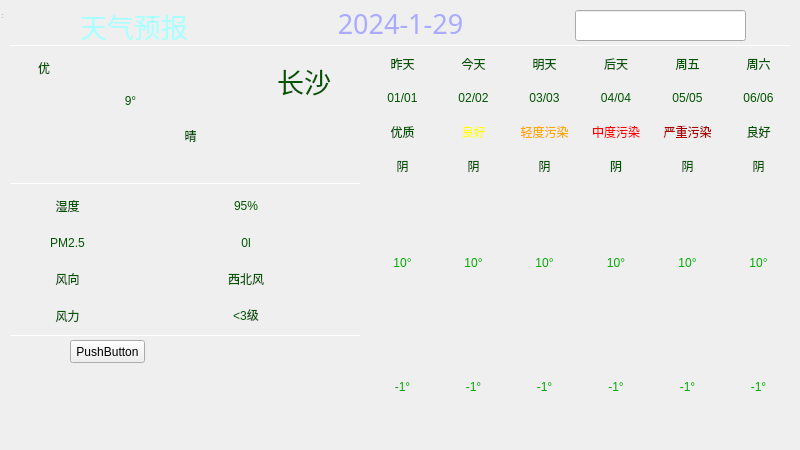
<?xml version="1.0" encoding="UTF-8"?>
<ui version="4.0">
 <class>MainWindow</class>
 <widget class="QWidget" name="MainWindow">
  <property name="geometry">
   <rect>
    <x>0</x>
    <y>0</y>
    <width>800</width>
    <height>450</height>
   </rect>
  </property>
  <property name="windowTitle">
   <string>MainWindow</string>
  </property>
  <property name="styleSheet">
   <string notr="true">QWidget#widget{
	border-image: url(:/images/backgroud.png);
color:rgb(255, 255, 255);
}
QLabel{
font: 25 10pt &quot;Microsoft YaHei&quot;;
border-radius: 4px;
background-color: argb(60, 60, 60, 130);
color: rgb(255, 255, 255);
}
Line{
background-color: rgb(0, 85, 0);
}</string>
  </property>
  <widget class="QWidget" name="centralwidget" native="true">
   <property name="enabled">
    <bool>true</bool>
   </property>
   <property name="geometry">
    <rect>
     <x>0</x>
     <y>0</y>
     <width>800</width>
     <height>450</height>
    </rect>
   </property>
   <property name="styleSheet">
    <string notr="true">QWidget#widget{
	border-image: url(:/images/backgroud.png);
	color:rgb(255, 255, 255);
}
QLabel{
	font: 25 10pt &quot;Microsoft YaHei&quot;;
	border-radius: 4px;
	background-color: argb(60, 60, 60, 130);
	color: rgb(255, 255, 255);
}
Line{
	background-color: rgb(0, 85, 0);
}</string>
   </property>
   <widget class="QWidget" name="leafLb" native="true">
    <property name="geometry">
     <rect>
      <x>0</x>
      <y>0</y>
      <width>800</width>
      <height>450</height>
     </rect>
    </property>
    <widget class="QLineEdit" name="cityLineEdit">
     <property name="geometry">
      <rect>
       <x>575</x>
       <y>10</y>
       <width>171</width>
       <height>31</height>
      </rect>
     </property>
    </widget>
    <widget class="QLabel" name="dataLb">
     <property name="geometry">
      <rect>
       <x>190</x>
       <y>3</y>
       <width>421</width>
       <height>41</height>
      </rect>
     </property>
     <property name="font">
      <font>
       <family>华文琥珀</family>
       <pointsize>20</pointsize>
       <italic>false</italic>
       <bold>false</bold>
      </font>
     </property>
     <property name="styleSheet">
      <string notr="true">font: 20pt &quot;华文琥珀&quot;;
background-color: rgba(255, 255, 255, 0);
color: rgb(170, 170, 255);</string>
     </property>
     <property name="text">
      <string>2024-1-29</string>
     </property>
     <property name="alignment">
      <set>Qt::AlignCenter</set>
     </property>
    </widget>
    <widget class="Line" name="hline_10">
     <property name="geometry">
      <rect>
       <x>10</x>
       <y>183</y>
       <width>351</width>
       <height>1</height>
      </rect>
     </property>
     <property name="orientation">
      <enum>Qt::Horizontal</enum>
     </property>
    </widget>
    <widget class="Line" name="hline_11">
     <property name="geometry">
      <rect>
       <x>10</x>
       <y>335</y>
       <width>351</width>
       <height>1</height>
      </rect>
     </property>
     <property name="orientation">
      <enum>Qt::Horizontal</enum>
     </property>
    </widget>
    <widget class="Line" name="hline_1">
     <property name="geometry">
      <rect>
       <x>10</x>
       <y>45</y>
       <width>781</width>
       <height>1</height>
      </rect>
     </property>
     <property name="orientation">
      <enum>Qt::Horizontal</enum>
     </property>
    </widget>
    <widget class="QLabel" name="titleLb">
     <property name="geometry">
      <rect>
       <x>80</x>
       <y>10</y>
       <width>117</width>
       <height>31</height>
      </rect>
     </property>
     <property name="font">
      <font>
       <family>华文琥珀</family>
       <pointsize>20</pointsize>
       <italic>false</italic>
       <bold>false</bold>
      </font>
     </property>
     <property name="styleSheet">
      <string notr="true">font: 20pt &quot;华文琥珀&quot;;
color: rgb(170, 255, 255);</string>
     </property>
     <property name="text">
      <string>天气预报</string>
     </property>
    </widget>
    <widget class="QWidget" name="gridLayoutWidget">
     <property name="geometry">
      <rect>
       <x>10</x>
       <y>190</y>
       <width>351</width>
       <height>141</height>
      </rect>
     </property>
     <layout class="QGridLayout" name="gridLayout">
      <item row="2" column="0">
       <widget class="QLabel" name="fengxiangTitleLb">
        <property name="styleSheet">
         <string notr="true">font: 12pt &quot;华文行楷&quot;;
color: rgb(0, 85, 0);</string>
        </property>
        <property name="text">
         <string>风向</string>
        </property>
        <property name="alignment">
         <set>Qt::AlignCenter</set>
        </property>
       </widget>
      </item>
      <item row="3" column="0">
       <widget class="QLabel" name="fengliTitleLb">
        <property name="styleSheet">
         <string notr="true">font: 12pt &quot;华文行楷&quot;;
color: rgb(0, 85, 0);</string>
        </property>
        <property name="text">
         <string>风力</string>
        </property>
        <property name="alignment">
         <set>Qt::AlignCenter</set>
        </property>
       </widget>
      </item>
      <item row="0" column="0">
       <widget class="QLabel" name="shiduTitleLb">
        <property name="styleSheet">
         <string notr="true">font: 12pt &quot;华文行楷&quot;;
color: rgb(0, 85, 0);</string>
        </property>
        <property name="text">
         <string>湿度</string>
        </property>
        <property name="alignment">
         <set>Qt::AlignCenter</set>
        </property>
       </widget>
      </item>
      <item row="1" column="0">
       <widget class="QLabel" name="pm25TitleLb">
        <property name="styleSheet">
         <string notr="true">font: 12pt &quot;华文行楷&quot;;
color: rgb(0, 85, 0);</string>
        </property>
        <property name="text">
         <string>PM2.5</string>
        </property>
        <property name="alignment">
         <set>Qt::AlignCenter</set>
        </property>
       </widget>
      </item>
      <item row="0" column="1" colspan="2">
       <widget class="QLabel" name="shiduLb">
        <property name="styleSheet">
         <string notr="true">font: 12pt &quot;华文行楷&quot;;
color: rgb(0, 85, 0);</string>
        </property>
        <property name="text">
         <string>95%</string>
        </property>
        <property name="alignment">
         <set>Qt::AlignCenter</set>
        </property>
       </widget>
      </item>
      <item row="1" column="1" colspan="2">
       <widget class="QLabel" name="pm25Lb">
        <property name="styleSheet">
         <string notr="true">font: 12pt &quot;华文行楷&quot;;
color: rgb(0, 85, 0);</string>
        </property>
        <property name="text">
         <string>0l</string>
        </property>
        <property name="alignment">
         <set>Qt::AlignCenter</set>
        </property>
       </widget>
      </item>
      <item row="2" column="1" colspan="2">
       <widget class="QLabel" name="fangxiangLb">
        <property name="styleSheet">
         <string notr="true">font: 12pt &quot;华文行楷&quot;;
color: rgb(0, 85, 0);</string>
        </property>
        <property name="text">
         <string>西北风</string>
        </property>
        <property name="alignment">
         <set>Qt::AlignCenter</set>
        </property>
       </widget>
      </item>
      <item row="3" column="1" colspan="2">
       <widget class="QLabel" name="fengliLb">
        <property name="styleSheet">
         <string notr="true">font: 12pt &quot;华文行楷&quot;;
color: rgb(0, 85, 0);</string>
        </property>
        <property name="text">
         <string>&lt;3级</string>
        </property>
        <property name="alignment">
         <set>Qt::AlignCenter</set>
        </property>
       </widget>
      </item>
     </layout>
    </widget>
    <widget class="QWidget" name="gridLayoutWidget_2">
     <property name="geometry">
      <rect>
       <x>220</x>
       <y>60</y>
       <width>111</width>
       <height>41</height>
      </rect>
     </property>
     <layout class="QGridLayout" name="gridLayout_2">
      <item row="0" column="1">
       <widget class="QLabel" name="cityLb">
        <property name="font">
         <font>
          <family>华文行楷</family>
          <pointsize>20</pointsize>
          <italic>false</italic>
          <bold>false</bold>
         </font>
        </property>
        <property name="styleSheet">
         <string notr="true">color: rgb(0, 85, 0);
font: 20pt &quot;华文行楷&quot;;</string>
        </property>
        <property name="text">
         <string>长沙</string>
        </property>
        <property name="alignment">
         <set>Qt::AlignCenter</set>
        </property>
       </widget>
      </item>
      <item row="0" column="0">
       <widget class="QLabel" name="label">
        <property name="styleSheet">
         <string notr="true">image: url(:/icons/location.ico);
background-color: rgb(60, 60, 60,0);</string>
        </property>
        <property name="alignment">
         <set>Qt::AlignCenter</set>
        </property>
       </widget>
      </item>
     </layout>
    </widget>
    <widget class="QWidget" name="gridLayoutWidget_3">
     <property name="geometry">
      <rect>
       <x>370</x>
       <y>50</y>
       <width>421</width>
       <height>351</height>
      </rect>
     </property>
     <layout class="QGridLayout" name="gridLayout_3">
      <item row="10" column="1">
       <widget class="QLabel" name="low1Lb">
        <property name="styleSheet">
         <string notr="true">color: rgb(0, 170, 0);</string>
        </property>
        <property name="text">
         <string>-1°</string>
        </property>
        <property name="alignment">
         <set>Qt::AlignCenter</set>
        </property>
       </widget>
      </item>
      <item row="2" column="2">
       <widget class="QLabel" name="quality2Lb">
        <property name="styleSheet">
         <string notr="true">color: rgb(255, 170, 0);</string>
        </property>
        <property name="text">
         <string>轻度污染</string>
        </property>
        <property name="alignment">
         <set>Qt::AlignCenter</set>
        </property>
       </widget>
      </item>
      <item row="1" column="1">
       <widget class="QLabel" name="data1Lb">
        <property name="styleSheet">
         <string notr="true">color: rgb(0, 85, 0);</string>
        </property>
        <property name="text">
         <string>02/02</string>
        </property>
        <property name="alignment">
         <set>Qt::AlignCenter</set>
        </property>
       </widget>
      </item>
      <item row="1" column="4">
       <widget class="QLabel" name="data4Lb">
        <property name="styleSheet">
         <string notr="true">color: rgb(0, 85, 0);</string>
        </property>
        <property name="text">
         <string>05/05</string>
        </property>
        <property name="alignment">
         <set>Qt::AlignCenter</set>
        </property>
       </widget>
      </item>
      <item row="6" column="3">
       <widget class="QLabel" name="high3Lb">
        <property name="styleSheet">
         <string notr="true">color: rgb(0, 170, 0);</string>
        </property>
        <property name="text">
         <string>10°</string>
        </property>
        <property name="alignment">
         <set>Qt::AlignCenter</set>
        </property>
       </widget>
      </item>
      <item row="0" column="1">
       <widget class="QLabel" name="week1Lb">
        <property name="styleSheet">
         <string notr="true">color: rgb(0, 85, 0);</string>
        </property>
        <property name="text">
         <string>今天</string>
        </property>
        <property name="alignment">
         <set>Qt::AlignCenter</set>
        </property>
       </widget>
      </item>
      <item row="6" column="0">
       <widget class="QLabel" name="high0Lb">
        <property name="styleSheet">
         <string notr="true">color: rgb(0, 170, 0);</string>
        </property>
        <property name="text">
         <string>10°</string>
        </property>
        <property name="alignment">
         <set>Qt::AlignCenter</set>
        </property>
       </widget>
      </item>
      <item row="0" column="0">
       <widget class="QLabel" name="week0Lb">
        <property name="styleSheet">
         <string notr="true">color: rgb(0, 85, 0);</string>
        </property>
        <property name="text">
         <string>昨天</string>
        </property>
        <property name="alignment">
         <set>Qt::AlignCenter</set>
        </property>
       </widget>
      </item>
      <item row="10" column="3">
       <widget class="QLabel" name="low3Lb">
        <property name="styleSheet">
         <string notr="true">color: rgb(0, 170, 0);</string>
        </property>
        <property name="text">
         <string>-1°</string>
        </property>
        <property name="alignment">
         <set>Qt::AlignCenter</set>
        </property>
       </widget>
      </item>
      <item row="6" column="5">
       <widget class="QLabel" name="high5Lb">
        <property name="styleSheet">
         <string notr="true">color: rgb(0, 170, 0);</string>
        </property>
        <property name="text">
         <string>10°</string>
        </property>
        <property name="alignment">
         <set>Qt::AlignCenter</set>
        </property>
       </widget>
      </item>
      <item row="3" column="2">
       <widget class="QLabel" name="type2Lb">
        <property name="styleSheet">
         <string notr="true">color: rgb(0, 85, 0);</string>
        </property>
        <property name="text">
         <string>阴</string>
        </property>
        <property name="alignment">
         <set>Qt::AlignCenter</set>
        </property>
       </widget>
      </item>
      <item row="2" column="1">
       <widget class="QLabel" name="quality1Lb">
        <property name="styleSheet">
         <string notr="true">color: rgb(255, 255, 0);</string>
        </property>
        <property name="text">
         <string>良好</string>
        </property>
        <property name="alignment">
         <set>Qt::AlignCenter</set>
        </property>
       </widget>
      </item>
      <item row="0" column="2">
       <widget class="QLabel" name="week2Lb">
        <property name="styleSheet">
         <string notr="true">color: rgb(0, 85, 0);</string>
        </property>
        <property name="text">
         <string>明天</string>
        </property>
        <property name="alignment">
         <set>Qt::AlignCenter</set>
        </property>
       </widget>
      </item>
      <item row="3" column="3">
       <widget class="QLabel" name="type3Lb">
        <property name="styleSheet">
         <string notr="true">color: rgb(0, 85, 0);</string>
        </property>
        <property name="text">
         <string>阴</string>
        </property>
        <property name="alignment">
         <set>Qt::AlignCenter</set>
        </property>
       </widget>
      </item>
      <item row="6" column="1">
       <widget class="QLabel" name="high1Lb">
        <property name="styleSheet">
         <string notr="true">color: rgb(0, 170, 0);</string>
        </property>
        <property name="text">
         <string>10°</string>
        </property>
        <property name="alignment">
         <set>Qt::AlignCenter</set>
        </property>
       </widget>
      </item>
      <item row="2" column="0">
       <widget class="QLabel" name="quality0Lb">
        <property name="styleSheet">
         <string notr="true">color: rgb(0, 85, 0);</string>
        </property>
        <property name="text">
         <string>优质</string>
        </property>
        <property name="alignment">
         <set>Qt::AlignCenter</set>
        </property>
       </widget>
      </item>
      <item row="3" column="0">
       <widget class="QLabel" name="type0Lb">
        <property name="styleSheet">
         <string notr="true">color: rgb(0, 85, 0);</string>
        </property>
        <property name="text">
         <string>阴</string>
        </property>
        <property name="alignment">
         <set>Qt::AlignCenter</set>
        </property>
       </widget>
      </item>
      <item row="10" column="0">
       <widget class="QLabel" name="low0Lb">
        <property name="styleSheet">
         <string notr="true">color: rgb(0, 170, 0);</string>
        </property>
        <property name="text">
         <string>-1°</string>
        </property>
        <property name="alignment">
         <set>Qt::AlignCenter</set>
        </property>
       </widget>
      </item>
      <item row="10" column="5">
       <widget class="QLabel" name="low5Lb">
        <property name="styleSheet">
         <string notr="true">color: rgb(0, 170, 0);</string>
        </property>
        <property name="text">
         <string>-1°</string>
        </property>
        <property name="alignment">
         <set>Qt::AlignCenter</set>
        </property>
       </widget>
      </item>
      <item row="2" column="5">
       <widget class="QLabel" name="quality5Lb">
        <property name="styleSheet">
         <string notr="true">color: rgb(0, 85, 0);</string>
        </property>
        <property name="text">
         <string>良好</string>
        </property>
        <property name="alignment">
         <set>Qt::AlignCenter</set>
        </property>
       </widget>
      </item>
      <item row="3" column="5">
       <widget class="QLabel" name="type5Lb">
        <property name="styleSheet">
         <string notr="true">color: rgb(0, 85, 0);</string>
        </property>
        <property name="text">
         <string>阴</string>
        </property>
        <property name="alignment">
         <set>Qt::AlignCenter</set>
        </property>
       </widget>
      </item>
      <item row="6" column="2">
       <widget class="QLabel" name="high2Lb">
        <property name="styleSheet">
         <string notr="true">color: rgb(0, 170, 0);</string>
        </property>
        <property name="text">
         <string>10°</string>
        </property>
        <property name="alignment">
         <set>Qt::AlignCenter</set>
        </property>
       </widget>
      </item>
      <item row="10" column="2">
       <widget class="QLabel" name="low2Lb">
        <property name="styleSheet">
         <string notr="true">color: rgb(0, 170, 0);</string>
        </property>
        <property name="text">
         <string>-1°</string>
        </property>
        <property name="alignment">
         <set>Qt::AlignCenter</set>
        </property>
       </widget>
      </item>
      <item row="0" column="4">
       <widget class="QLabel" name="week4Lb">
        <property name="styleSheet">
         <string notr="true">color: rgb(0, 85, 0);</string>
        </property>
        <property name="text">
         <string>周五</string>
        </property>
        <property name="alignment">
         <set>Qt::AlignCenter</set>
        </property>
       </widget>
      </item>
      <item row="3" column="1">
       <widget class="QLabel" name="type1Lb">
        <property name="styleSheet">
         <string notr="true">color: rgb(0, 85, 0);</string>
        </property>
        <property name="text">
         <string>阴</string>
        </property>
        <property name="alignment">
         <set>Qt::AlignCenter</set>
        </property>
       </widget>
      </item>
      <item row="1" column="2">
       <widget class="QLabel" name="data2Lb">
        <property name="styleSheet">
         <string notr="true">color: rgb(0, 85, 0);</string>
        </property>
        <property name="text">
         <string>03/03</string>
        </property>
        <property name="alignment">
         <set>Qt::AlignCenter</set>
        </property>
       </widget>
      </item>
      <item row="0" column="5">
       <widget class="QLabel" name="week5Lb">
        <property name="styleSheet">
         <string notr="true">color: rgb(0, 85, 0);</string>
        </property>
        <property name="text">
         <string>周六</string>
        </property>
        <property name="alignment">
         <set>Qt::AlignCenter</set>
        </property>
       </widget>
      </item>
      <item row="1" column="3">
       <widget class="QLabel" name="data3Lb">
        <property name="styleSheet">
         <string notr="true">color: rgb(0, 85, 0);</string>
        </property>
        <property name="text">
         <string>04/04</string>
        </property>
        <property name="alignment">
         <set>Qt::AlignCenter</set>
        </property>
       </widget>
      </item>
      <item row="3" column="4">
       <widget class="QLabel" name="type4Lb">
        <property name="styleSheet">
         <string notr="true">color: rgb(0, 85, 0);</string>
        </property>
        <property name="text">
         <string>阴</string>
        </property>
        <property name="alignment">
         <set>Qt::AlignCenter</set>
        </property>
       </widget>
      </item>
      <item row="2" column="3">
       <widget class="QLabel" name="quality3Lb">
        <property name="styleSheet">
         <string notr="true">color: rgb(255, 0, 0);</string>
        </property>
        <property name="text">
         <string>中度污染</string>
        </property>
        <property name="alignment">
         <set>Qt::AlignCenter</set>
        </property>
       </widget>
      </item>
      <item row="6" column="4">
       <widget class="QLabel" name="high4Lb">
        <property name="styleSheet">
         <string notr="true">color: rgb(0, 170, 0);</string>
        </property>
        <property name="text">
         <string>10°</string>
        </property>
        <property name="alignment">
         <set>Qt::AlignCenter</set>
        </property>
       </widget>
      </item>
      <item row="7" column="0" rowspan="3" colspan="6">
       <widget class="QLabel" name="curveLb">
        <property name="alignment">
         <set>Qt::AlignCenter</set>
        </property>
       </widget>
      </item>
      <item row="2" column="4">
       <widget class="QLabel" name="lquality4Lb">
        <property name="styleSheet">
         <string notr="true">color: rgb(170, 0, 0);</string>
        </property>
        <property name="text">
         <string>严重污染</string>
        </property>
        <property name="alignment">
         <set>Qt::AlignCenter</set>
        </property>
       </widget>
      </item>
      <item row="1" column="0">
       <widget class="QLabel" name="data0Lb">
        <property name="styleSheet">
         <string notr="true">color: rgb(0, 85, 0);</string>
        </property>
        <property name="text">
         <string>01/01</string>
        </property>
        <property name="alignment">
         <set>Qt::AlignCenter</set>
        </property>
       </widget>
      </item>
      <item row="0" column="3">
       <widget class="QLabel" name="week3Lb">
        <property name="styleSheet">
         <string notr="true">color: rgb(0, 85, 0);</string>
        </property>
        <property name="text">
         <string>后天</string>
        </property>
        <property name="alignment">
         <set>Qt::AlignCenter</set>
        </property>
       </widget>
      </item>
      <item row="10" column="4">
       <widget class="QLabel" name="low4Lb">
        <property name="styleSheet">
         <string notr="true">color: rgb(0, 170, 0);</string>
        </property>
        <property name="text">
         <string>-1°</string>
        </property>
        <property name="alignment">
         <set>Qt::AlignCenter</set>
        </property>
       </widget>
      </item>
      <item row="1" column="5">
       <widget class="QLabel" name="data5Lb">
        <property name="styleSheet">
         <string notr="true">color: rgb(0, 85, 0);</string>
        </property>
        <property name="text">
         <string>06/06</string>
        </property>
        <property name="alignment">
         <set>Qt::AlignCenter</set>
        </property>
       </widget>
      </item>
      <item row="4" column="5" rowspan="2">
       <widget class="QLabel" name="typelco5Lb">
        <property name="styleSheet">
         <string notr="true">image: url(:/day/day/baoxue.png);</string>
        </property>
       </widget>
      </item>
      <item row="4" column="4" rowspan="2">
       <widget class="QLabel" name="typelco4Lb">
        <property name="styleSheet">
         <string notr="true">image: url(:/day/day/baoxue.png);</string>
        </property>
       </widget>
      </item>
      <item row="4" column="3" rowspan="2">
       <widget class="QLabel" name="typelco3Lb">
        <property name="styleSheet">
         <string notr="true">image: url(:/day/day/baoxue.png);</string>
        </property>
       </widget>
      </item>
      <item row="4" column="2" rowspan="2">
       <widget class="QLabel" name="typelco2Lb">
        <property name="styleSheet">
         <string notr="true">image: url(:/day/day/baoxue.png);</string>
        </property>
       </widget>
      </item>
      <item row="4" column="0" rowspan="2">
       <widget class="QLabel" name="typelco0Lb">
        <property name="styleSheet">
         <string notr="true">image: url(:/day/day/baoxue.png);</string>
        </property>
        <property name="alignment">
         <set>Qt::AlignCenter</set>
        </property>
       </widget>
      </item>
      <item row="4" column="1" rowspan="2">
       <widget class="QLabel" name="typelco1Lb">
        <property name="styleSheet">
         <string notr="true">image: url(:/day/day/baoxue.png);</string>
        </property>
       </widget>
      </item>
     </layout>
    </widget>
    <widget class="QLabel" name="label_2">
     <property name="geometry">
      <rect>
       <x>18</x>
       <y>58</y>
       <width>20</width>
       <height>20</height>
      </rect>
     </property>
     <property name="styleSheet">
      <string notr="true">image: url(:/icons/leaf.ico);
background-color: rgba(255, 255, 255, 0);</string>
     </property>
    </widget>
    <widget class="QLabel" name="qualityLb">
     <property name="geometry">
      <rect>
       <x>38</x>
       <y>58</y>
       <width>56</width>
       <height>20</height>
      </rect>
     </property>
     <property name="styleSheet">
      <string notr="true">background-color: rgba(255, 255, 255, 0);
color: rgb(0, 85, 0);</string>
     </property>
     <property name="text">
      <string>优</string>
     </property>
    </widget>
    <widget class="QLabel" name="temLb">
     <property name="geometry">
      <rect>
       <x>10</x>
       <y>50</y>
       <width>241</width>
       <height>101</height>
      </rect>
     </property>
     <property name="styleSheet">
      <string notr="true">font: 50pt &quot;Arial&quot;;
color: rgb(0, 85, 0);</string>
     </property>
     <property name="text">
      <string>9°</string>
     </property>
     <property name="alignment">
      <set>Qt::AlignCenter</set>
     </property>
    </widget>
    <widget class="QLabel" name="typeLb">
     <property name="geometry">
      <rect>
       <x>140</x>
       <y>120</y>
       <width>101</width>
       <height>31</height>
      </rect>
     </property>
     <property name="styleSheet">
      <string notr="true">color: rgb(0, 85, 0);
background-color: rgba(60, 60, 60, 0);</string>
     </property>
     <property name="text">
      <string>晴</string>
     </property>
     <property name="alignment">
      <set>Qt::AlignCenter</set>
     </property>
    </widget>
    <widget class="QPushButton" name="pushButton">
     <property name="geometry">
      <rect>
       <x>70</x>
       <y>340</y>
       <width>75</width>
       <height>23</height>
      </rect>
     </property>
     <property name="text">
      <string>PushButton</string>
     </property>
    </widget>
   </widget>
  </widget>
  <widget class="QStatusBar" name="statusbar">
   <property name="geometry">
    <rect>
     <x>0</x>
     <y>0</y>
     <width>3</width>
     <height>20</height>
    </rect>
   </property>
  </widget>
 </widget>
 <resources/>
 <connections/>
</ui>
